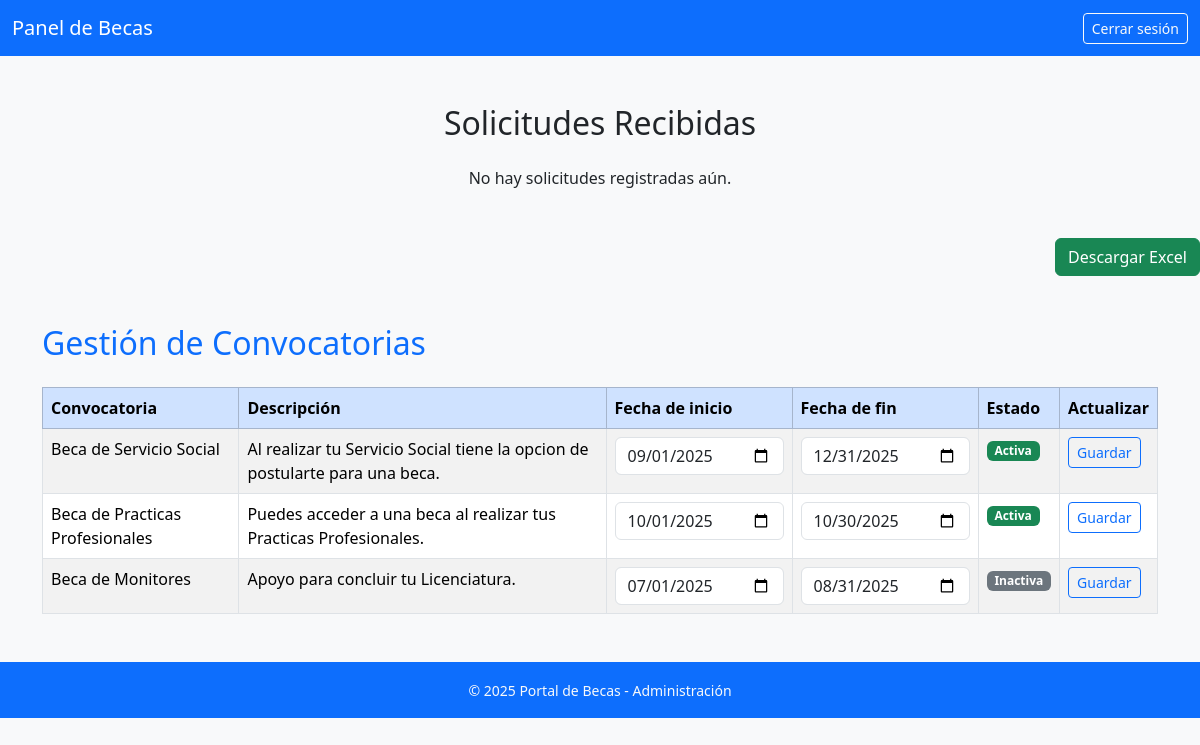
Page /admin/panel (signed in) on the earlier database version.
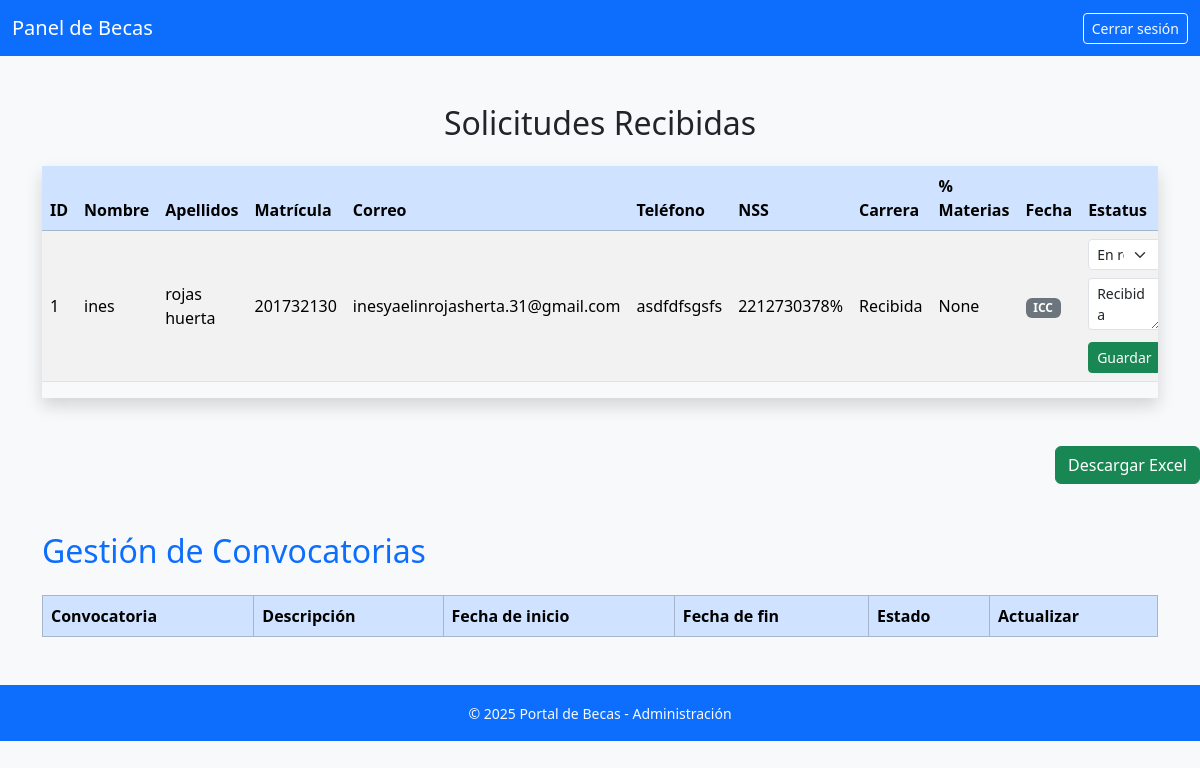
Same page on the later database version.
### tables this page shows
CREATE TABLE convocatorias (
            id INTEGER PRIMARY KEY AUTOINCREMENT,
            nombre TEXT NOT NULL UNIQUE,
            descripcion TEXT,
            fecha_inicio TEXT,
            fecha_fin TEXT,
            activa INTEGER DEFAULT 0
        );

CREATE TABLE solicitudes (
            id INTEGER PRIMARY KEY AUTOINCREMENT,
            nombre TEXT NOT NULL,
            apellidos TEXT NOT NULL,
            matricula TEXT NOT NULL,
            promedio REAL,
            curp TEXT NOT NULL,
            correo TEXT NOT NULL,
            telefono TEXT,
            nss TEXT,
            porcentaje_cursado INTEGER,
            carrera TEXT,
            beca TEXT,
            pdf TEXT,
            fecha_registro DATETIME DEFAULT CURRENT_TIMESTAMP,
            estatus TEXT DEFAULT 'Recibida',
            comentario_admin TEXT
        );

### routes/admin_routes.py (the view, shortened to what this page needs)
@admin_bp.route('/panel', methods=['GET', 'POST'])
def panel():
    if not session.get('admin'):
        flash("Debes iniciar sesión para acceder al panel.")
        return redirect(url_for('admin.login'))
    conexion = sqlite3.connect('becas.db')
    cursor = conexion.cursor()
    cursor.execute("SELECT id, nombre, apellidos,matricula , correo, telefono, nss, carrera, estatus, comentario_admin, fecha_registro FROM solicitudes ORDER BY fecha_registro DESC")
    solicitudes = cursor.fetchall()
    cursor.execute("SELECT id, nombre, descripcion, fecha_inicio, fecha_fin FROM convocatorias")
    convocatorias = cursor.fetchall()
    conexion.close()
    now = datetime.now().strftime('%Y-%m-%d')
    return render_template('admin_panel.html', solicitudes=solicitudes, convocatorias=convocatorias, now=now)

### templates/admin_panel.html (shortened to what this page needs)
<!DOCTYPE html>
<html lang="es">
<head>
  <link href="https://cdn.jsdelivr.net/npm/bootstrap@5.3.3/dist/css/bootstrap.min.css" rel="stylesheet">
</head>
<body class="bg-light">
<nav class="navbar navbar-expand-lg navbar-dark bg-primary">
  <div class="container-fluid">
    <a class="navbar-brand" href="#"> Panel de Becas</a>
    <div class="d-flex">
      <a href="{{ url_for('admin.logout') }}" class="btn btn-outline-light btn-sm">Cerrar sesión</a>
    </div>
  </div>
</nav>
<div class="container my-5">
  <h2 class="mb-4 text-center"> Solicitudes Recibidas</h2>
  {% if solicitudes %}
  <div class="table-responsive shadow">
    <table class="table table-striped table-hover align-middle">
      <thead class="table-primary">
        <tr>
          <th>ID</th>
          <th>Nombre</th>
          <th>Apellidos</th>
          <th>Matrícula</th>
          <th>Correo</th>
          <th>Teléfono</th>
          <th>NSS</th>
          <th>Carrera</th>
          <th>% Materias</th>
          <th>Fecha</th>
          <th>Estatus</th>
        </tr>
      </thead>
      <tbody>
        {% for s in solicitudes %}
        <tr>
          <td>{{ s[0] }}</td>
          <td>{{ s[1] }}</td>
          <td>{{ s[2] }}</td>
          <td>{{ s[3] }}</td>
          <td>{{ s[4] }}</td>
          <td>{{ s[6] }}</td>
          <td>{{ s[5] }}%</td>
          <td>{{ s[8] }}</td>
          <td>{{ s[9] }}</td>
          <td>
            <span class="badge
              {% if s[7] == 'Aprobada' %}bg-success
              {% elif s[7] == 'Rechazada' %}bg-danger
              {% else %}bg-secondary{% endif %}">
              {{ s[7] }}
            </span>
          </td>
          <td>
            <form action="{{ url_for('admin.panel') }}" method="POST" class="d-flex flex-column gap-2">
              <select name="estatus" class="form-select form-select-sm" required>
                <option value="En revisión" {% if s[7] == 'En revisión' %}selected{% endif %}>En revisión</option>
              </select>
              <textarea name="comentario_admin" class="form-control form-control-sm" rows="2"
                placeholder="Escribe un comentario...">{{ s[8] or '' }}</textarea>
              <button class="btn btn-sm btn-success mt-1"> Guardar</button>
            </form>
          </td>
        </tr>
        {% endfor %}
      </tbody>
    </table>
  </div>
  {% else %}
    <p class="text-center mt-4">No hay solicitudes registradas aún.</p>
  {% endif %}
</div>
<div class="text-end mb-3">
  <a href="{{ url_for('admin.descargar_excel') }}" class="btn btn-success">
    Descargar Excel
  </a>
</div>
<div class="container my-5">
  <h2 class="text-primary mb-4">Gestión de Convocatorias</h2>
  <table class="table table-bordered table-striped">
    <thead class="table-primary">
      <tr>
        <th>Convocatoria</th>
        <th>Descripción</th>
        <th>Fecha de inicio</th>
        <th>Fecha de fin</th>
        <th>Estado</th>
        <th>Actualizar</th>
      </tr>
    </thead>
    <tbody>
      {% for c in convocatorias %}
      <tr>
        <form action="{{ url_for('admin.panel') }}" method="POST">
          <td>{{ c[1] }}</td>
          <td>{{ c[2] }}</td>
          <td><input type="date" class="form-control" name="fecha_inicio" value="{{ c[3] or '' }}"></td>
          <td><input type="date" class="form-control" name="fecha_fin" value="{{ c[4] or '' }}"></td>
          <td>
            {% if c[3] and c[4] %}
              {% if c[3] <= now <= c[4] %}
                <span class="badge bg-success">Activa</span>
              {% else %}
                <span class="badge bg-secondary">Inactiva</span>
              {% endif %}
            {% else %}
              <span class="badge bg-warning text-dark">Sin fechas</span>
            {% endif %}
          </td>
          <td><button class="btn btn-sm btn-outline-primary">Guardar</button></td>
        </form>
      </tr>
      {% endfor %}
    </tbody>
  </table>
</div>
<footer class="bg-primary text-light text-center py-3 mt-5">
  <small>© 2025 Portal de Becas - Administración</small>
</footer>
</body>
</html>

Differences in the rows shown:
removed convocatorias: nombre "Beca de Servicio Social", descripcion "Al realizar tu Servicio Social tiene la opcion de postularte para una beca.", fecha_inicio "09/01/2025", fecha_fin "12/31/2025", shows "Activa"
removed convocatorias: nombre "Beca de Practicas Profesionales", descripcion "Puedes acceder a una beca al realizar tus Practicas Profesionales.", fecha_inicio "10/01/2025", fecha_fin "10/30/2025", shows "Activa"
removed convocatorias: nombre "Beca de Monitores", descripcion "Apoyo para concluir tu Licenciatura.", fecha_inicio "07/01/2025", fecha_fin "08/31/2025", shows "Inactiva"
added solicitudes: id "1", nombre "ines", apellidos "rojas huerta", matricula "201732130", correo "inesyaelinrojasherta.31@gmail.com", nss "asdfdfsgsfs", telefono "2212730378", estatus "Recibida", s "None", carrera "ICC", comentario_admin "Recibida"
Other differences:
text no longer shown: "No hay solicitudes registradas aún."
text now shown: "ID Nombre Apellidos Matrícula Correo Teléfono NSS Carrera % Materias Fecha Estatus"
